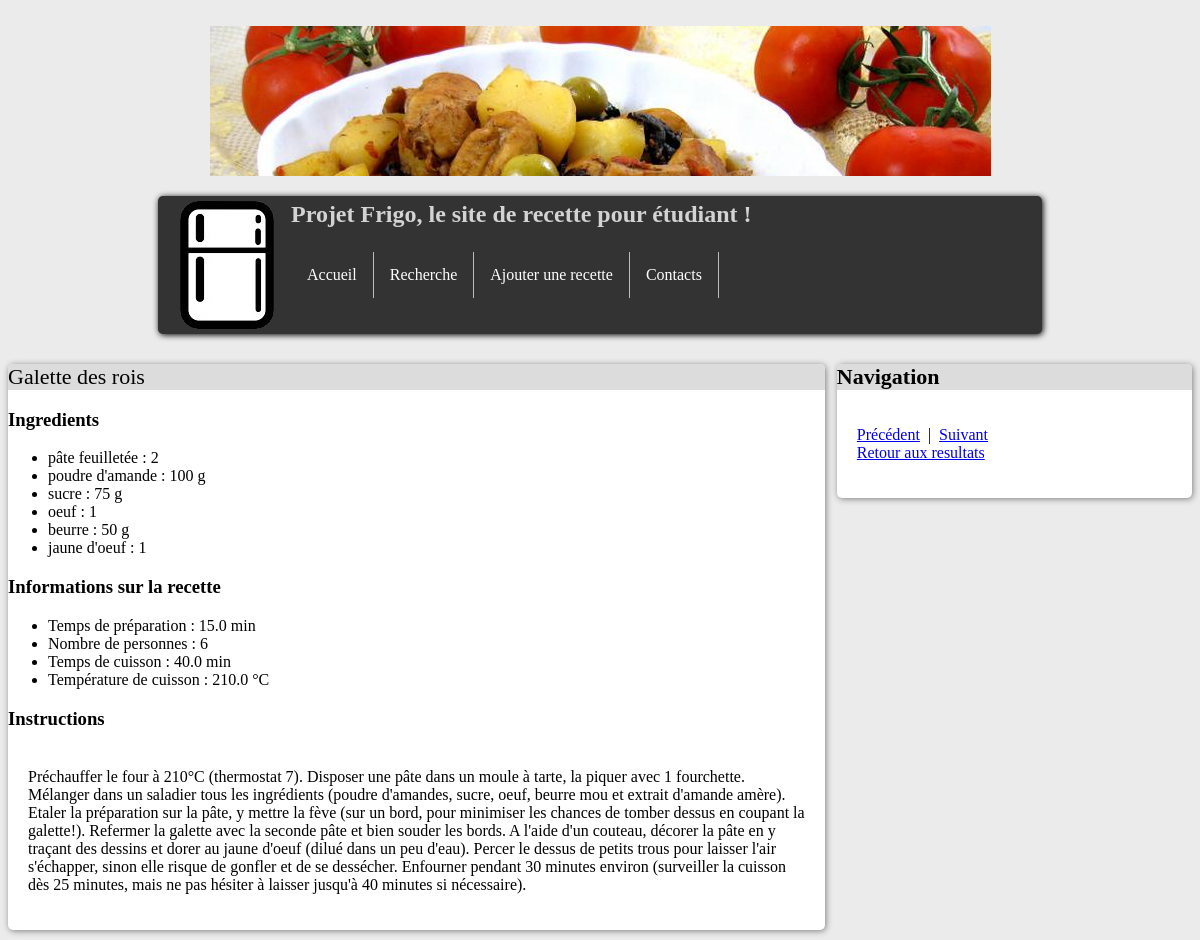
Screenshot of /fridgeApp/recipe/18 with the database file from the repository.
### fridgeApp/models.py (models this page shows, shortened)
class Recipe(models.Model):
    recipe_text = models.CharField(max_length = 200)
    pub_date = models.DateTimeField('date published')
    category = models.CharField(max_length = 200)

class Ingredient(models.Model):
    recipe = models.ForeignKey(Recipe, on_delete=models.CASCADE)
    ingredient_text = models.CharField(max_length = 50)
    quantity = models.FloatField()
    unit = models.CharField(max_length = 30)
    category = models.CharField(max_length = 200)

class Cook_information(models.Model):
    recipe = models.ForeignKey(Recipe, on_delete=models.CASCADE)
    information_text = models.CharField(max_length = 200)
    value = models.FloatField()
    value_unit = models.CharField(max_length = 30)

class Instructions(models.Model):
    recipe = models.ForeignKey(Recipe, on_delete=models.CASCADE)
    instructions_text = models.CharField(max_length = 1500)

### fridgeApp/views.py (the view)
# urls.py: url(r'^recipe/(?P<recipe_id>[0-9]+)$', views.recipe, name='recipe'),
def recipe(request, recipe_id):
    recipe = get_object_or_404(Recipe, pk = recipe_id)
    return render(request, 'fridgeApp/recipe.html', locals())

### fridgeApp/templates/fridgeApp/recipe.html (shortened to what this page needs)
﻿{% load static %}
<body>
	{% include "fridgeApp/includes/tabs.html" with active_tab='None' %}
	<section>
	<div class="title">{{ recipe.recipe_text }}</div>
	<h3> Ingredients </h3>
	<ul>
	{% for ingredient in recipe.ingredient_set.all %}
		<li> {{ingredient.ingredient_text}} :
		{% if ingredient.quantity|add:"0" == ingredient.quantity %}
			{{ingredient.quantity|add:"0"}}
		{% else %}
			{{ingredient.quantity}}
		{% endif %}
		{% if ingredient.unit != 'none' %}
			 {{ingredient.unit}}
		{% endif %}
		</li>
	{% endfor %}
	</ul>
	<h3> Informations sur la recette </h3>
	<ul>
	{% for info in recipe.cook_information_set.all %}
		<li> {{info.information_text}} :
		{% if info.value != 0 and info.value_unit == 'none' %}
			{{info.value|stringformat:"d"}}
		{% else %}
			{% if info.value != 0 %} {{info.value}} {% endif %}
			{% if info.value_unit != 'none' %} {{info.value_unit}} {% endif %} </li>
		{% endif %}
	{% endfor %}
	</ul>
	<h3> Instructions </h3>
	<p> {{recipe.instructions_set.all.0.instructions_text}} </p>
	</section>
	<aside>
		<div class="title"><strong>Navigation</strong></div>
		<p>
			<a href="{%url 'fridgeApp:recipe' recipe.id|add:-1%}">Précédent</a>&nbsp; |&nbsp;
			<a href="{%url 'fridgeApp:recipe' recipe.id|add:'1'%}">Suivant</a> <br/>
			<a href="{%url 'fridgeApp:result'%}">Retour aux resultats</a>
		</p>
	</aside>
</body>

### fridgeApp/templates/fridgeApp/includes/tabs.html (shortened to what this page needs)
{% load static %}
<link rel="stylesheet" type="text/css" href="{% static 'fridgeApp/stylesheet.css' %}" />
<head>
</head>
<header>
		<a href="{% url 'fridgeApp:home' %}"></a>
</header>
 <nav>
		<img src="{% static 'fridgeApp/icon.ico' %}"></img>
		<strong>Projet Frigo, le site de recette pour étudiant !</strong>
	<ul class="tab-menu">
		<li class="{% if active_tab == 'home' %} active{% endif %}"><a href="{% url 'fridgeApp:home' %}">Accueil</a></li>
		<li class="{% if active_tab == 'search' %} active{% endif %}"><a href="{% url 'fridgeApp:search' %}">Recherche</a></li>
		<li class="{% if active_tab == 'add' %} active{% endif %}"><a href="{% url 'fridgeApp:add' %}">Ajouter une recette</a></li>
		<li class="{% if active_tab == 'contacts' %} active{% endif %}"><a href="{% url 'fridgeApp:contact' %}">Contacts</a></li>
	</ul>
</nav>

### fridgeApp/static/fridgeApp/stylesheet.css (style rules this page uses)
header { margin: auto; width: 781px; height: 150px; background: transparent url('images/header.jpg') no-repeat; }
header a { display: block; width: 100%; height: 100%; border: 0; }
body { background-color: rgb(235,235,235); }
nav { color: rgb(211,211,211); font-size: 24px; border-radius: 5px; box-shadow: 1px 1px 6px black; list-style-type: none; margin: 20px 150px 20px 150px; padding: 5px; overflow: hidden; background-color: #333; }
nav img { float: left; }
nav li { font-size: 16px; float: left; display: inline; border-right: 1px solid #bbb; }
nav li a { display: block; color: white; text-align: center; padding: 14px 16px; text-decoration: none; }
section { float: left; background-color: white; border-radius: 5px; box-shadow: 1px 1px 6px gray; width: 69%; margin: 10px 0px 10px 0px; }
section .title { background-color: rgb(220,220,220); border-bottom-width: 1px; border-radius: 5px 5px 0px 0px; border-color: black; font-size: 22px; }
section p { padding: 20px; }
aside { float: right; background-color: white; border-radius: 5px; box-shadow: 1px 1px 6px gray; width: 30%; margin: 10px 0px 10px 0px; }
aside .title { background-color: rgb(220,220,220); border-bottom-width: 1px; border-radius: 5px 5px 0px 0px; border-color: black; font-size: 22px; }
aside p { padding: 20px; }

### rows the page displays
Recipe: recipe_text "Galette des rois", instructions_set.all.0.instructions_text "Préchauffer le four à 210°C (thermostat 7). Disposer une pâte dans un moule à tarte, la piquer avec 1 fourchette. Mélanger dans un saladier tous les ingrédients (poudre d'amandes, sucre, oeuf, beurre mou et extrait d'amande amère). Etaler la préparation sur la pâte, y mettre la fève (sur un bord, pour minimiser les chances de tomber dessus en coupant la galette!). Refermer la galette avec la seconde pâte et bien souder les bords. A l'aide d'un couteau, décorer la pâte en y traçant des dessins et dorer au jaune d'oeuf (dilué dans un peu d'eau). Percer le dessus de petits trous pour laisser l'air s'échapper, sinon elle risque de gonfler et de se dessécher. Enfourner pendant 30 minutes environ…"
Ingredient: ingredient_text "pâte feuilletée", quantity|add "2"
Ingredient: ingredient_text "poudre d'amande", quantity|add "100", unit "g"
Ingredient: ingredient_text "sucre", quantity|add "75", unit "g"
Ingredient: ingredient_text "oeuf", quantity|add "1"
Ingredient: ingredient_text "beurre", quantity|add "50", unit "g"
Ingredient: ingredient_text "jaune d'oeuf", quantity|add "1"
Cook_information: information_text "Temps de préparation", value "15.0", value_unit "min"
Cook_information: information_text "Nombre de personnes", value "6"
Cook_information: information_text "Temps de cuisson", value "40.0", value_unit "min"
Cook_information: information_text "Température de cuisson", value "210.0", value_unit "°C"
